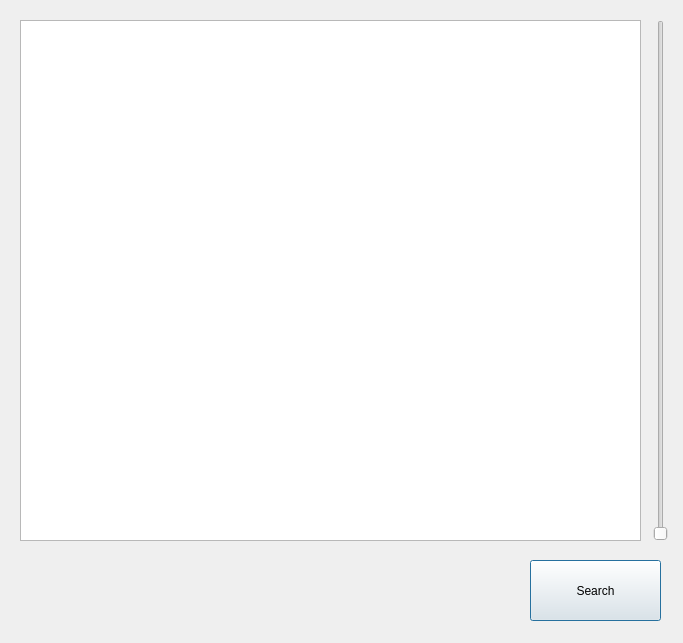
<?xml version="1.0" encoding="UTF-8"?>
<ui version="4.0">
 <class>ImpactedPlaceList</class>
 <widget class="QDialog" name="ImpactedPlaceList">
  <property name="geometry">
   <rect>
    <x>0</x>
    <y>0</y>
    <width>683</width>
    <height>643</height>
   </rect>
  </property>
  <property name="windowTitle">
   <string>Impacted Place List</string>
  </property>
  <widget class="QSlider" name="ImpactedPlaceListScroll">
   <property name="geometry">
    <rect>
     <x>650</x>
     <y>20</y>
     <width>22</width>
     <height>521</height>
    </rect>
   </property>
   <property name="orientation">
    <enum>Qt::Vertical</enum>
   </property>
  </widget>
  <widget class="QPushButton" name="SearchButton">
   <property name="geometry">
    <rect>
     <x>530</x>
     <y>560</y>
     <width>131</width>
     <height>61</height>
    </rect>
   </property>
   <property name="text">
    <string>Search</string>
   </property>
  </widget>
  <widget class="QListWidget" name="listWidget">
   <property name="geometry">
    <rect>
     <x>20</x>
     <y>20</y>
     <width>621</width>
     <height>521</height>
    </rect>
   </property>
   <property name="font">
    <font>
     <family>Arial</family>
    </font>
   </property>
  </widget>
 </widget>
 <resources/>
 <connections/>
</ui>
